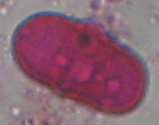
#> input picture dataset/Apiaceae, Ferula/Api.F.comX400wF(2135)(0)A-12.png, 159 x 125 px; its folder holds only this picture in this run
$ jupyter execute --allow-errors train.ipynb   (older library calls are emulated)
#> lines starting #> are read from the running program, lines starting #| are printed output that depends on the picture; after the words box and inside, x2 and y2 are one past the last pixel; in counts of white or black regions, pixels touching at a corner belong together
[cell 1]
import numpy as np
import pandas as pd
import os
import cv2
import matplotlib.pyplot as plt
from sklearn.model_selection import train_test_split
import tensorflow as tf
from sklearn.metrics import f1_score
from keras.utils import np_utils
from sklearn.metrics import confusion_matrix
from sklearn.preprocessing import LabelEncoder
from keras.models import Sequential
import seaborn as sns
#from keras.layers import Dense, Dropout, Flatten, Conv2D, MaxPooling2D, LeakyReLU, BatchNormalization
#from tensorflow.keras import layers, initializers, regularizers
from tensorflow.keras.models import Sequential
from tensorflow.keras.applications import ResNet152V2
from tensorflow.keras import layers, models

[cell 2]
datasetpath = 'dataset'

[cell 3]
import os
os.environ["tf_gpu_allocator"]="cuda_malloc_async"

#> (a cell that did not finish here is left out)

[cell 5]
tf.config.list_physical_devices('GPU')
#> (this line was passed over: tensorflow is not available in this run)

[cell 6]
path  = datasetpath
def process_img(img, size = (224,224)):
    img = cv2.resize(img, size)
    img = img/255
    return img

[cell 7]
path = datasetpath
images, values = [],[]
for name in os.listdir(path):
    for name2 in os.listdir(os.path.join(path, name)):
        if not name2.startswith('.'):
            img = cv2.imread(os.path.join(path, name, name2), cv2.IMREAD_GRAYSCALE)
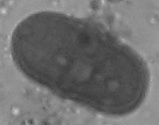
#> img: shape (125, 159); min 54, max 201, mean 110.2
            images.append(process_img(img))
#> in process_img, `img = cv2.resize(img, size)`:
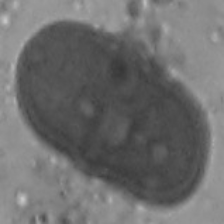
#> img: shape (224, 224); min 54, max 199, mean 110.1
            values.append(name.replace(', ', '_'))

more_images, more_values = images, values
#> more_values = ['Apiaceae_Ferula']

from sklearn.preprocessing import LabelEncoder

# Sample data with string labels
orijinal_liste = more_values
#> orijinal_liste = ['Apiaceae_Ferula']
labels = sorted(list(set(orijinal_liste)))
#> labels = ['Apiaceae_Ferula']
print(labels)
#| ['Apiaceae_Ferula']
label_encoder = LabelEncoder()
numerical_labels = label_encoder.fit_transform(labels)
#> numerical_labels = [0]
for label, numerical_label in zip(labels, numerical_labels):
    print(f'{label} -> {numerical_label}')
#> this loop made 1 pass
#| Apiaceae_Ferula -> 0
arr = []
for i in more_values:
    arr.append(labels.index(i))
#> this loop made 1 pass
#> after the loop, arr = [0]
more_values = arr
#> more_values = [0]

more_images = np.array(more_images)
more_values = np.array(more_values)

more_images = np.repeat(more_images[..., np.newaxis], 3, -1)


#> (the rest of this cell did not finish here and is left out)

[cell 8]
from tensorflow.keras.models import Sequential
from tensorflow.keras.applications import ResNet152V2
from tensorflow.keras import layers, models

#> (a cell that did not finish here is left out)

#> (a cell that did not finish here is left out)

#> (a cell that did not finish here is left out)

[cell 12]
def histogram_equalization(image, size = (224,224)):
#> called with size = (224, 224)
    image = cv2.resize(image, size)
    equalized_image = cv2.equalizeHist(image)
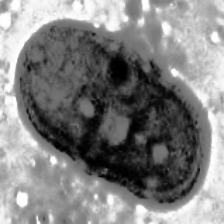
#> equalized_image: shape (224, 224); min 0, max 255, mean 129.6
    equalized_image = equalized_image/255
    return equalized_image

[cell 13]
path = datasetpath
images, values = [],[]
for name in os.listdir(path):
    for name2 in os.listdir(os.path.join(path, name)):
        if not name2.startswith('.'):
            img = cv2.imread(os.path.join(path, name, name2), cv2.IMREAD_GRAYSCALE)
            images.append(histogram_equalization(img))
            values.append(name.replace(', ', '_'))

more_images, more_values = images, values
#> more_values = ['Apiaceae_Ferula']


from sklearn.preprocessing import LabelEncoder

# Sample data with string labels
orijinal_liste = more_values
labels = sorted(list(set(orijinal_liste)))
print(labels)
#| ['Apiaceae_Ferula']
label_encoder = LabelEncoder()
numerical_labels = label_encoder.fit_transform(labels)
for label, numerical_label in zip(labels, numerical_labels):
    print(f'{label} -> {numerical_label}')
arr = []
for i in more_values:
    arr.append(labels.index(i))
more_values = arr
#> more_values = [0]

more_images = np.array(more_images)
more_values = np.array(more_values)

more_images = np.repeat(more_images[..., np.newaxis], 3, -1)


#> (the rest of this cell did not finish here and is left out)

#> (a cell that did not finish here is left out)

#> (a cell that did not finish here is left out)

[cell 16]
def compute_morphological_gradient(image, kernel_size=3, size = (224,224)):
#> called with kernel_size = 3, size = (224, 224)
    image = cv2.resize(image, size)
    kernel = np.ones((kernel_size, kernel_size), np.uint8)
    dilation = cv2.dilate(image, kernel, iterations=5)
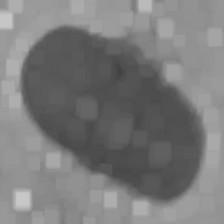
#> dilation: shape (224, 224); min 65, max 199, mean 123.3
    erosion = cv2.erode(image, kernel, iterations=1)
    gradient_image = cv2.subtract(dilation, erosion)
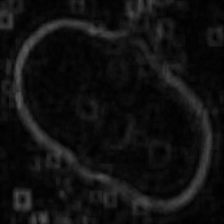
#> gradient_image: shape (224, 224); min 0, max 88, mean 16.4
    gradient_image = gradient_image/255
    return gradient_image

[cell 17]
path = datasetpath
images, values = [],[]
for name in os.listdir(path):
    for name2 in os.listdir(os.path.join(path, name)):
        if not name2.startswith('.'):
            img = cv2.imread(os.path.join(path, name, name2), cv2.IMREAD_GRAYSCALE)
            images.append(compute_morphological_gradient(img))
            values.append(name.replace(', ', '_'))

more_images, more_values = images, values
#> more_values = ['Apiaceae_Ferula']

from sklearn.preprocessing import LabelEncoder
# Sample data with string labels
orijinal_liste = more_values
labels = sorted(list(set(orijinal_liste)))
print(labels)
#| ['Apiaceae_Ferula']
label_encoder = LabelEncoder()
numerical_labels = label_encoder.fit_transform(labels)
for label, numerical_label in zip(labels, numerical_labels):
    print(f'{label} -> {numerical_label}')
arr = []
for i in more_values:
    arr.append(labels.index(i))
more_values = arr
#> more_values = [0]

more_images = np.array(more_images)
more_values = np.array(more_values)

more_images = np.repeat(more_images[..., np.newaxis], 3, -1)


#> (the rest of this cell did not finish here and is left out)

#> (a cell that did not finish here is left out)

#> (a cell that did not finish here is left out)

[cell 20]
import cv2
import numpy as np
import matplotlib.pyplot as plt

def calculate_dtm(image, threshold=28, size = (224, 224)):
    # Görüntüyü yükle
#> called with threshold = 28, size = (224, 224)
    input_image = cv2.resize(image, size)

    # Sobel türevlerini hesapla
    sobelx = cv2.Sobel(input_image, cv2.CV_64F, 1, 0, ksize=3)
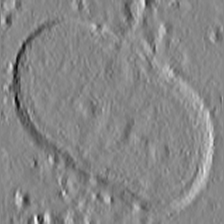
#> sobelx: shape (224, 224) float64; min -181, max 161, mean 0; drawn with min black and max white
    sobely = cv2.Sobel(input_image, cv2.CV_64F, 0, 1, ksize=3)
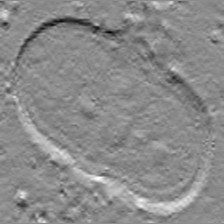
#> sobely: shape (224, 224) float64; min -126, max 105, mean -0.2; drawn with min black and max white

    # Gradient magnitude hesapla
    dtm = np.sqrt(sobelx**2 + sobely**2)
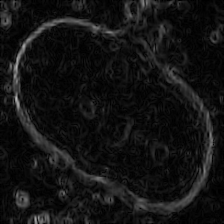
#> dtm: shape (224, 224) float64; min 0, max 185.2, mean 19.4

    # Eşikleme uygula
    dtm_thresholded = np.where(dtm > threshold, 255, 0).astype(np.uint8)
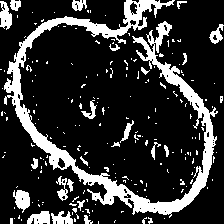
#> dtm_thresholded: shape (224, 224); 19.6% white; 206 white regions (182 under 20 px), largest, box (x1, y1, x2, y2) and area: (4, 0, 218, 218) 6967, (13, 190, 30, 213) 251, (0, 1, 12, 30) 231
    dtm_thresholded = dtm_thresholded/255
    return dtm_thresholded

[cell 21]
path = datasetpath
images, values = [],[]
for name in os.listdir(path):
    for name2 in os.listdir(os.path.join(path, name)):
        if not name2.startswith('.'):
            img = cv2.imread(os.path.join(path, name, name2), cv2.IMREAD_GRAYSCALE)
            images.append(calculate_dtm(img))
            values.append(name.replace(', ', '_'))

more_images, more_values = images, values
#> more_values = ['Apiaceae_Ferula']

from sklearn.preprocessing import LabelEncoder
# Sample data with string labels
orijinal_liste = more_values
labels = sorted(list(set(orijinal_liste)))
print(labels)
#| ['Apiaceae_Ferula']
label_encoder = LabelEncoder()
numerical_labels = label_encoder.fit_transform(labels)
for label, numerical_label in zip(labels, numerical_labels):
    print(f'{label} -> {numerical_label}')
arr = []
for i in more_values:
    arr.append(labels.index(i))
more_values = arr
#> more_values = [0]

more_images = np.array(more_images)
more_values = np.array(more_values)

more_images = np.repeat(more_images[..., np.newaxis], 3, -1)


#> (the rest of this cell did not finish here and is left out)

$ run again, on dataset/Apiaceae, Ferula/Api.F.comX400wF(2135)(0)A-15.png
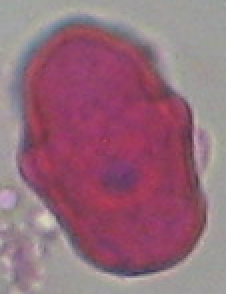
#> input picture dataset/Apiaceae, Ferula/Api.F.comX400wF(2135)(0)A-15.png, 113 x 147 px (shown 2 times larger)
#> `more_images, more_values = images, values`: more_values = ['Apiaceae_Ferula']
#| ['Apiaceae_Ferula']
#> numerical_labels = [0]
#> the loop `for label, numerical_label in zip(labels, numerical_labels):` made 1 pass
#> (printed output is left out)
#> the loop `for i in more_values:` made 1 pass
#> in histogram_equalization, `equalized_image = cv2.equalizeHist(image)`:
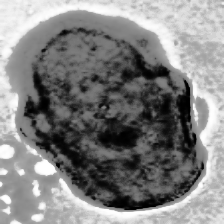
#> equalized_image: shape (224, 224); min 0, max 255, mean 130.7
#> `more_images, more_values = images, values`: more_values = ['Apiaceae_Ferula']
#| ['Apiaceae_Ferula']
#> `more_values = arr`: more_values = [0]
#> `more_images, more_values = images, values`: more_values = ['Apiaceae_Ferula']
#| ['Apiaceae_Ferula']
#> `more_values = arr`: more_values = [0]
#> in calculate_dtm, `dtm_thresholded = np.where(dtm > threshold, 255, 0).astype(np.uint8)`:
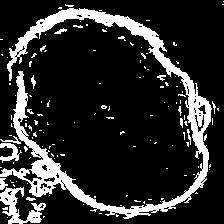
#> dtm_thresholded: shape (224, 224); 16.8% white; 138 white regions (124 under 20 px), largest, box (x1, y1, x2, y2) and area: (0, 8, 212, 219) 6599, (0, 187, 46, 224) 673, (0, 143, 22, 163) 193
#> `more_images, more_values = images, values`: more_values = ['Apiaceae_Ferula']
#| ['Apiaceae_Ferula']
#> `more_values = arr`: more_values = [0]

$ run again, on dataset/Apiaceae, Ferula/Api.F.comX400wF(2135)(0)A-3.png
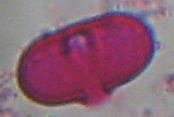
#> input picture dataset/Apiaceae, Ferula/Api.F.comX400wF(2135)(0)A-3.png, 174 x 117 px
#> `more_images, more_values = images, values`: more_values = ['Apiaceae_Ferula']
#| ['Apiaceae_Ferula']
#> numerical_labels = [0]
#> the loop `for label, numerical_label in zip(labels, numerical_labels):` made 1 pass
#> (printed output is left out)
#> the loop `for i in more_values:` made 1 pass
#> in histogram_equalization, `equalized_image = cv2.equalizeHist(image)`:
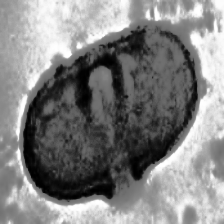
#> equalized_image: shape (224, 224); min 0, max 255, mean 129.8
#> `more_images, more_values = images, values`: more_values = ['Apiaceae_Ferula']
#| ['Apiaceae_Ferula']
#> `more_values = arr`: more_values = [0]
#> `more_images, more_values = images, values`: more_values = ['Apiaceae_Ferula']
#| ['Apiaceae_Ferula']
#> `more_values = arr`: more_values = [0]
#> in calculate_dtm, `dtm_thresholded = np.where(dtm > threshold, 255, 0).astype(np.uint8)`:
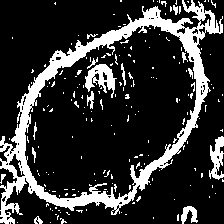
#> dtm_thresholded: shape (224, 224); 19.8% white; 191 white regions (176 under 20 px), largest, box (x1, y1, x2, y2) and area: (0, 0, 223, 224) 7634, (85, 64, 117, 98) 518, (209, 136, 224, 180) 375
#> `more_images, more_values = images, values`: more_values = ['Apiaceae_Ferula']
#| ['Apiaceae_Ferula']
#> `more_values = arr`: more_values = [0]
